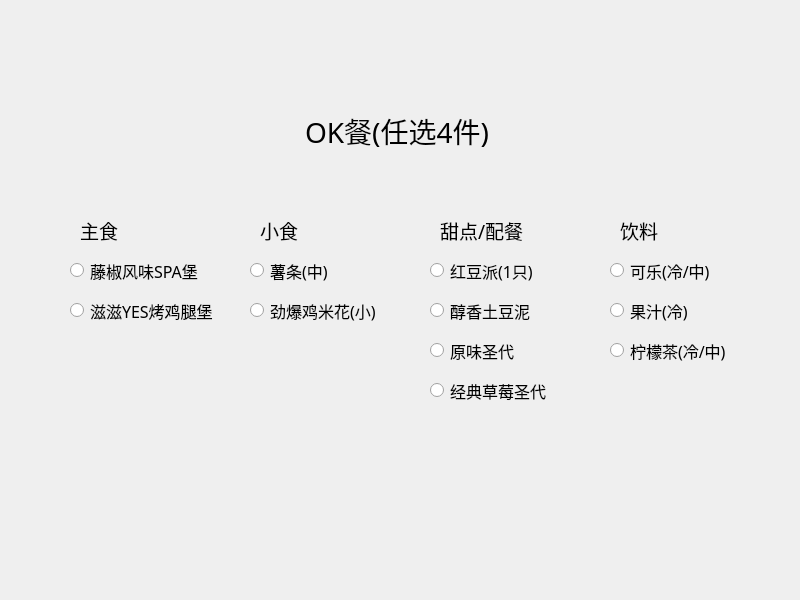
<?xml version="1.0" encoding="UTF-8"?>
<ui version="4.0">
 <class>Widget</class>
 <widget class="QWidget" name="Widget">
  <property name="geometry">
   <rect>
    <x>0</x>
    <y>0</y>
    <width>800</width>
    <height>600</height>
   </rect>
  </property>
  <property name="tabletTracking">
   <bool>false</bool>
  </property>
  <property name="windowTitle">
   <string>Widget</string>
  </property>
  <widget class="QLabel" name="label_OK">
   <property name="geometry">
    <rect>
     <x>305</x>
     <y>100</y>
     <width>191</width>
     <height>61</height>
    </rect>
   </property>
   <property name="font">
    <font>
     <family>HarmonyOS Sans SC</family>
     <pointsize>21</pointsize>
    </font>
   </property>
   <property name="text">
    <string>OK餐(任选4件)</string>
   </property>
  </widget>
  <widget class="QLabel" name="label_staples">
   <property name="geometry">
    <rect>
     <x>80</x>
     <y>220</y>
     <width>41</width>
     <height>21</height>
    </rect>
   </property>
   <property name="font">
    <font>
     <family>HarmonyOS Sans SC</family>
     <pointsize>14</pointsize>
    </font>
   </property>
   <property name="text">
    <string>主食</string>
   </property>
  </widget>
  <widget class="QLabel" name="label_snacks">
   <property name="geometry">
    <rect>
     <x>260</x>
     <y>220</y>
     <width>41</width>
     <height>21</height>
    </rect>
   </property>
   <property name="font">
    <font>
     <family>HarmonyOS Sans SC</family>
     <pointsize>14</pointsize>
    </font>
   </property>
   <property name="text">
    <string>小食</string>
   </property>
  </widget>
  <widget class="QLabel" name="label_sweety">
   <property name="geometry">
    <rect>
     <x>440</x>
     <y>220</y>
     <width>91</width>
     <height>21</height>
    </rect>
   </property>
   <property name="font">
    <font>
     <family>HarmonyOS Sans SC</family>
     <pointsize>14</pointsize>
    </font>
   </property>
   <property name="text">
    <string>甜点/配餐</string>
   </property>
  </widget>
  <widget class="QLabel" name="label_drink">
   <property name="geometry">
    <rect>
     <x>620</x>
     <y>220</y>
     <width>41</width>
     <height>21</height>
    </rect>
   </property>
   <property name="font">
    <font>
     <family>HarmonyOS Sans SC</family>
     <pointsize>14</pointsize>
    </font>
   </property>
   <property name="text">
    <string>饮料</string>
   </property>
  </widget>
  <widget class="QRadioButton" name="radioBtn_staples_spa">
   <property name="geometry">
    <rect>
     <x>70</x>
     <y>260</y>
     <width>131</width>
     <height>21</height>
    </rect>
   </property>
   <property name="font">
    <font>
     <family>HarmonyOS Sans SC</family>
     <pointsize>12</pointsize>
    </font>
   </property>
   <property name="text">
    <string>藤椒风味SPA堡</string>
   </property>
  </widget>
  <widget class="QRadioButton" name="radioBtn_staples_yes">
   <property name="geometry">
    <rect>
     <x>70</x>
     <y>300</y>
     <width>151</width>
     <height>21</height>
    </rect>
   </property>
   <property name="font">
    <font>
     <family>HarmonyOS Sans SC</family>
     <pointsize>12</pointsize>
    </font>
   </property>
   <property name="text">
    <string>滋滋YES烤鸡腿堡</string>
   </property>
  </widget>
  <widget class="QRadioButton" name="radioBtn_snacks_fries">
   <property name="geometry">
    <rect>
     <x>250</x>
     <y>260</y>
     <width>131</width>
     <height>21</height>
    </rect>
   </property>
   <property name="font">
    <font>
     <family>HarmonyOS Sans SC</family>
     <pointsize>12</pointsize>
    </font>
   </property>
   <property name="text">
    <string>薯条(中)</string>
   </property>
  </widget>
  <widget class="QRadioButton" name="radioBtn_snacks_chickenRice">
   <property name="geometry">
    <rect>
     <x>250</x>
     <y>300</y>
     <width>131</width>
     <height>21</height>
    </rect>
   </property>
   <property name="font">
    <font>
     <family>HarmonyOS Sans SC</family>
     <pointsize>12</pointsize>
    </font>
   </property>
   <property name="text">
    <string>劲爆鸡米花(小)</string>
   </property>
  </widget>
  <widget class="QRadioButton" name="radioBtn_sweety_redBeanPie">
   <property name="geometry">
    <rect>
     <x>430</x>
     <y>260</y>
     <width>131</width>
     <height>21</height>
    </rect>
   </property>
   <property name="font">
    <font>
     <family>HarmonyOS Sans SC</family>
     <pointsize>12</pointsize>
    </font>
   </property>
   <property name="text">
    <string>红豆派(1只)</string>
   </property>
  </widget>
  <widget class="QRadioButton" name="radioBtn_sweety_mashedPotato">
   <property name="geometry">
    <rect>
     <x>430</x>
     <y>300</y>
     <width>131</width>
     <height>21</height>
    </rect>
   </property>
   <property name="font">
    <font>
     <family>HarmonyOS Sans SC</family>
     <pointsize>12</pointsize>
    </font>
   </property>
   <property name="text">
    <string>醇香土豆泥</string>
   </property>
  </widget>
  <widget class="QRadioButton" name="radioBtn_sweety_sundae">
   <property name="geometry">
    <rect>
     <x>430</x>
     <y>340</y>
     <width>131</width>
     <height>21</height>
    </rect>
   </property>
   <property name="font">
    <font>
     <family>HarmonyOS Sans SC</family>
     <pointsize>12</pointsize>
    </font>
   </property>
   <property name="text">
    <string>原味圣代</string>
   </property>
  </widget>
  <widget class="QRadioButton" name="radioBtn_sweety_sundaeStrawberry">
   <property name="geometry">
    <rect>
     <x>430</x>
     <y>380</y>
     <width>131</width>
     <height>21</height>
    </rect>
   </property>
   <property name="font">
    <font>
     <family>HarmonyOS Sans SC</family>
     <pointsize>12</pointsize>
    </font>
   </property>
   <property name="text">
    <string>经典草莓圣代</string>
   </property>
  </widget>
  <widget class="QRadioButton" name="radioBtn_drink_coke">
   <property name="geometry">
    <rect>
     <x>610</x>
     <y>260</y>
     <width>131</width>
     <height>21</height>
    </rect>
   </property>
   <property name="font">
    <font>
     <family>HarmonyOS Sans SC</family>
     <pointsize>12</pointsize>
    </font>
   </property>
   <property name="text">
    <string>可乐(冷/中)</string>
   </property>
  </widget>
  <widget class="QRadioButton" name="radioBtn_drink_juice">
   <property name="geometry">
    <rect>
     <x>610</x>
     <y>300</y>
     <width>131</width>
     <height>21</height>
    </rect>
   </property>
   <property name="font">
    <font>
     <family>HarmonyOS Sans SC</family>
     <pointsize>12</pointsize>
    </font>
   </property>
   <property name="text">
    <string>果汁(冷)</string>
   </property>
  </widget>
  <widget class="QRadioButton" name="radioBtn_drink_lemonTea">
   <property name="geometry">
    <rect>
     <x>610</x>
     <y>340</y>
     <width>131</width>
     <height>21</height>
    </rect>
   </property>
   <property name="font">
    <font>
     <family>HarmonyOS Sans SC</family>
     <pointsize>12</pointsize>
    </font>
   </property>
   <property name="text">
    <string>柠檬茶(冷/中)</string>
   </property>
  </widget>
 </widget>
 <resources/>
 <connections/>
</ui>
